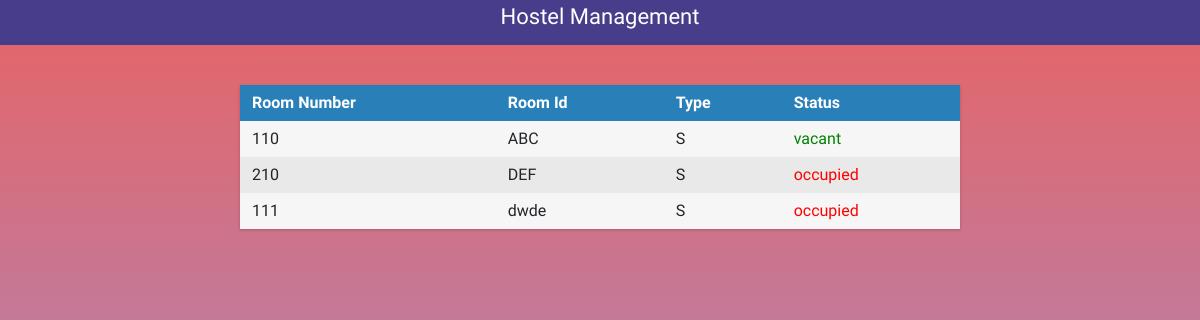
Page /hostels/H-10/ on the earlier database version.
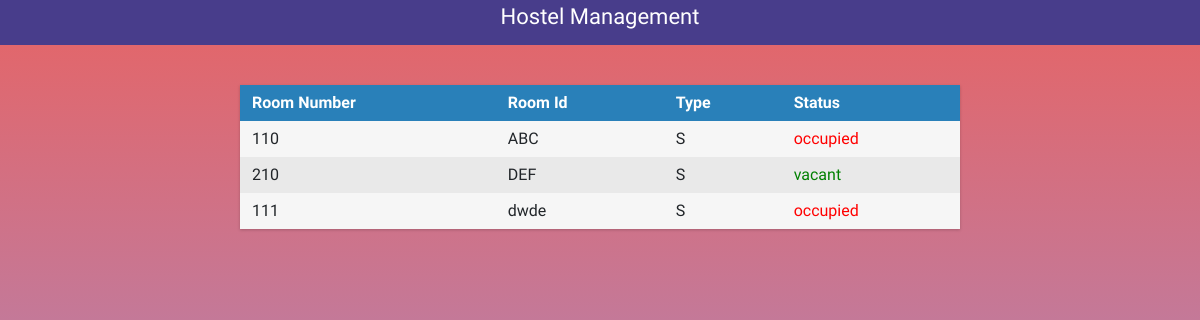
Same page on the later database version.
### selection/models.py (models this page shows, shortened)
class Room(models.Model):
    room_choice = [('S', 'Single Occupancy'), ('D', 'Double Occupancy'), ('P', 'Reserved for Research Scholars'),('B', 'Both Single and Double Occupancy')]
    no = models.CharField(max_length=5)
    name = models.CharField(max_length=10)
    room_type = models.CharField(choices=room_choice, max_length=1, default=None)
    vacant = models.BooleanField(default=False)
    hostel = models.ForeignKey('Hostel', on_delete=models.CASCADE)
    repair = models.CharField(max_length=100, blank=True)

### selection/views.py (the view)
# urls.py: path('hostels/<slug:hostel_name>/', views.hostel_detail_view, name='hostel'),
def hostel_detail_view(request, hostel_name):
    try:
        this_hostel = Hostel.objects.get(name=hostel_name)
    except Hostel.DoesNotExist:
        raise Http404("Invalid Hostel Name")
    context = {
        'hostel': this_hostel,
        'rooms': Room.objects.filter(
            hostel=this_hostel).order_by('name')}
    return render(request, 'hostels.html', context)

### selection/templates/hostels.html
{% extends 'base.html' %}
{% block content %}
    <div class="wrapper">
        <div class="table">
            <div class="row header">
                <div class="cell">
                    Room Number
                </div>
                <div class="cell">
                    Room Id
                </div>
                <div class="cell">
                    Type
                </div>
                <div class="cell">
                    Status
                </div>
            </div>
            {% for room in rooms %}
                <div class="row">
                    <div class="cell" data-title="Number">
                        {{ room.no }}
                    </div>
                    <div class="cell" data-title="Name">
                        {{ room.name }}
                    </div>
                    <div class="cell" data-title="Type">
                        {{ room.room_type }}
                    </div>
                    <div class="cell" style="{% if room.vacant %} color: green {% else %} color:Red {% endif %}" data-title="Status">
                        {% if room.vacant %} vacant {% else %} occupied {% endif %}
                    </div>
                </div>
            {% endfor %}
        </div>
    </div>
{% endblock content %}

### selection/templates/base.html (shortened to what this page needs)
<html>
<head>
    <link rel="stylesheet" href="https://stackpath.bootstrapcdn.com/bootstrap/4.1.3/css/bootstrap.min.css">
       {% load static %}
    <link rel="stylesheet" type="text/css" href="{% static 'selection/style.css' %}">
</head>
<body>
<div class="nav">
    <div class="nav-header">
        <div class="nav-title">
            <a href="{% url 'register' %}">Hostel Management</a>
        </div>
    </div>
</div>
<div >
    {% block content %}
    {% endblock content %}
</div>
</body>
</html>

### selection/static/selection/style.css (style rules this page uses)
body { font-family: 'Inconsolata', sans-serif; font-style: normal; font-weight: 200; margin: 0px; background: linear-gradient(#e66465, #9198e5);  }
a { text-decoration: none; }
* { box-sizing: border-box; }
.nav {  width: 100%; background-color: steelblue; position: relative; z-index: 1; }
.nav > .nav-header { display: inline; width:100%; background-color: darkslateblue; }
.nav > .nav-header > .nav-title { width: 100%; height: 45px; text-align: center; display: inline-block; font-size: 22px;  padding: 10px 10px 10px 10px; width:100%; }
.nav-title > a { text-decoration:none; color: white; }
.row { margin-top:20px; }
.wrapper { margin: 0 auto; padding: 40px; max-width: 800px; }
.table { margin: 0 0 40px 0; width: 100%; box-shadow: 0 1px 3px rgba(0, 0, 0, 0.2); display: table; }
.row { display: table-row; background: #f6f6f6; }
.row:nth-of-type(odd) { background: #e9e9e9; }
.row.header { font-weight: 900; color: #ffffff; background: #2980b9; }
.cell { white-space: nowrap; padding: 6px 12px; display: table-cell; }

Differences in the rows shown:
changed Room "ABC": vacant "vacant" → "occupied"
changed Room "DEF": vacant "occupied" → "vacant"
